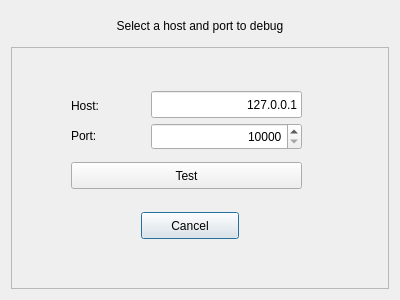
<?xml version="1.0" encoding="UTF-8"?>
<ui version="4.0">
 <class>Dialog</class>
 <widget class="QDialog" name="Dialog">
  <property name="geometry">
   <rect>
    <x>0</x>
    <y>0</y>
    <width>400</width>
    <height>300</height>
   </rect>
  </property>
  <property name="minimumSize">
   <size>
    <width>400</width>
    <height>300</height>
   </size>
  </property>
  <property name="maximumSize">
   <size>
    <width>400</width>
    <height>300</height>
   </size>
  </property>
  <property name="windowTitle">
   <string>Dialog</string>
  </property>
  <layout class="QVBoxLayout" name="verticalLayout">
   <item>
    <widget class="QLabel" name="label_3">
     <property name="maximumSize">
      <size>
       <width>16777215</width>
       <height>30</height>
      </size>
     </property>
     <property name="text">
      <string>Select a host and port to debug</string>
     </property>
     <property name="alignment">
      <set>Qt::AlignCenter</set>
     </property>
    </widget>
   </item>
   <item>
    <widget class="QFrame" name="frame">
     <property name="frameShape">
      <enum>QFrame::StyledPanel</enum>
     </property>
     <property name="frameShadow">
      <enum>QFrame::Raised</enum>
     </property>
     <widget class="QLabel" name="label">
      <property name="geometry">
       <rect>
        <x>60</x>
        <y>50</y>
        <width>66</width>
        <height>17</height>
       </rect>
      </property>
      <property name="text">
       <string>Host:</string>
      </property>
     </widget>
     <widget class="QSpinBox" name="spinBox_port">
      <property name="geometry">
       <rect>
        <x>140</x>
        <y>76</y>
        <width>151</width>
        <height>27</height>
       </rect>
      </property>
      <property name="layoutDirection">
       <enum>Qt::LeftToRight</enum>
      </property>
      <property name="alignment">
       <set>Qt::AlignRight|Qt::AlignTrailing|Qt::AlignVCenter</set>
      </property>
      <property name="accelerated">
       <bool>true</bool>
      </property>
      <property name="minimum">
       <number>10000</number>
      </property>
      <property name="maximum">
       <number>65535</number>
      </property>
     </widget>
     <widget class="QLineEdit" name="lineEdit_host">
      <property name="geometry">
       <rect>
        <x>140</x>
        <y>44</y>
        <width>151</width>
        <height>27</height>
       </rect>
      </property>
      <property name="text">
       <string>127.0.0.1</string>
      </property>
      <property name="alignment">
       <set>Qt::AlignRight|Qt::AlignTrailing|Qt::AlignVCenter</set>
      </property>
     </widget>
     <widget class="QPushButton" name="pushButton_Cancel">
      <property name="geometry">
       <rect>
        <x>130</x>
        <y>165</y>
        <width>98</width>
        <height>27</height>
       </rect>
      </property>
      <property name="text">
       <string>Cancel</string>
      </property>
     </widget>
     <widget class="QLabel" name="label_2">
      <property name="geometry">
       <rect>
        <x>60</x>
        <y>79</y>
        <width>66</width>
        <height>20</height>
       </rect>
      </property>
      <property name="text">
       <string>Port:</string>
      </property>
     </widget>
     <widget class="QPushButton" name="pushButton_Test">
      <property name="geometry">
       <rect>
        <x>60</x>
        <y>115</y>
        <width>231</width>
        <height>27</height>
       </rect>
      </property>
      <property name="text">
       <string>Test</string>
      </property>
     </widget>
    </widget>
   </item>
  </layout>
 </widget>
 <resources/>
 <connections/>
</ui>
